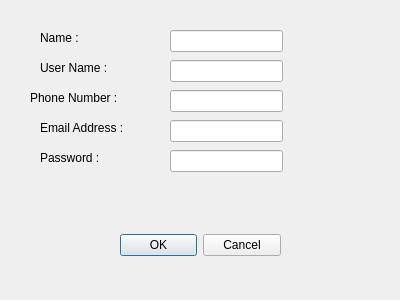
<?xml version="1.0" encoding="UTF-8"?>
<ui version="4.0">
 <class>SignupDialog</class>
 <widget class="QDialog" name="SignupDialog">
  <property name="geometry">
   <rect>
    <x>0</x>
    <y>0</y>
    <width>400</width>
    <height>300</height>
   </rect>
  </property>
  <property name="windowTitle">
   <string>Dialog</string>
  </property>
  <widget class="QLabel" name="label">
   <property name="geometry">
    <rect>
     <x>40</x>
     <y>30</y>
     <width>49</width>
     <height>16</height>
    </rect>
   </property>
   <property name="text">
    <string>Name : </string>
   </property>
  </widget>
  <widget class="QLabel" name="label_2">
   <property name="geometry">
    <rect>
     <x>40</x>
     <y>60</y>
     <width>81</width>
     <height>16</height>
    </rect>
   </property>
   <property name="text">
    <string>User Name : </string>
   </property>
  </widget>
  <widget class="QLabel" name="label_3">
   <property name="geometry">
    <rect>
     <x>30</x>
     <y>90</y>
     <width>101</width>
     <height>16</height>
    </rect>
   </property>
   <property name="text">
    <string>Phone Number : </string>
   </property>
  </widget>
  <widget class="QLabel" name="label_4">
   <property name="geometry">
    <rect>
     <x>40</x>
     <y>120</y>
     <width>91</width>
     <height>16</height>
    </rect>
   </property>
   <property name="text">
    <string>Email Address : </string>
   </property>
  </widget>
  <widget class="QLabel" name="label_5">
   <property name="geometry">
    <rect>
     <x>40</x>
     <y>150</y>
     <width>71</width>
     <height>16</height>
    </rect>
   </property>
   <property name="text">
    <string>Password :</string>
   </property>
  </widget>
  <widget class="QLineEdit" name="name">
   <property name="geometry">
    <rect>
     <x>170</x>
     <y>30</y>
     <width>113</width>
     <height>22</height>
    </rect>
   </property>
  </widget>
  <widget class="QLineEdit" name="username">
   <property name="geometry">
    <rect>
     <x>170</x>
     <y>60</y>
     <width>113</width>
     <height>22</height>
    </rect>
   </property>
  </widget>
  <widget class="QLineEdit" name="phone">
   <property name="geometry">
    <rect>
     <x>170</x>
     <y>90</y>
     <width>113</width>
     <height>22</height>
    </rect>
   </property>
  </widget>
  <widget class="QLineEdit" name="email">
   <property name="geometry">
    <rect>
     <x>170</x>
     <y>120</y>
     <width>113</width>
     <height>22</height>
    </rect>
   </property>
  </widget>
  <widget class="QLineEdit" name="password">
   <property name="geometry">
    <rect>
     <x>170</x>
     <y>150</y>
     <width>113</width>
     <height>22</height>
    </rect>
   </property>
  </widget>
  <widget class="QDialogButtonBox" name="buttonBox">
   <property name="geometry">
    <rect>
     <x>120</x>
     <y>230</y>
     <width>161</width>
     <height>31</height>
    </rect>
   </property>
   <property name="standardButtons">
    <set>QDialogButtonBox::Cancel|QDialogButtonBox::Ok</set>
   </property>
  </widget>
 </widget>
 <resources/>
 <connections/>
</ui>
